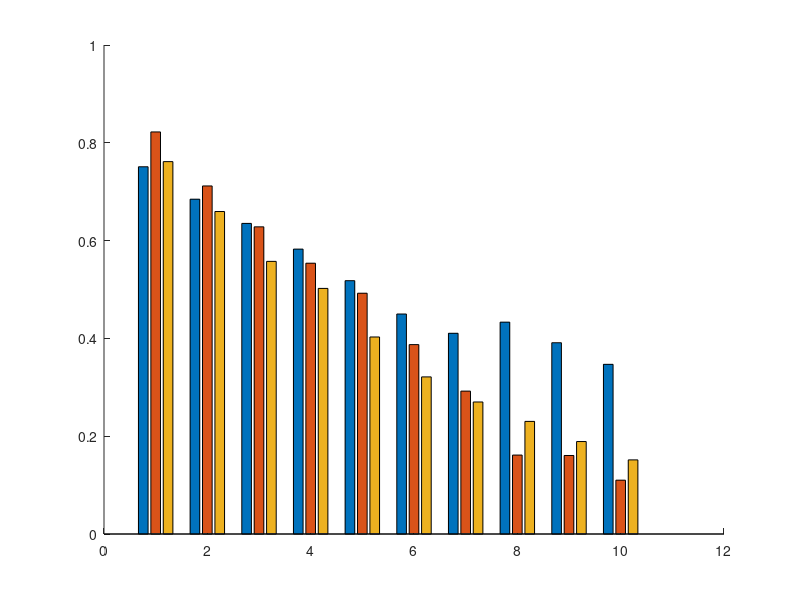

Write MATLAB code to recreate this figure. (Note: this script raises an error after producing the figure.)
%% Probability of input-induced switching from off (shrinkage) to on(growth) mode as system size changes
clear all
m_inp_vec=linspace(1,5,10); % input magnitude
t_per_vec=linspace(500,5000,10); % input period
t_dur_vec=linspace(5,50,10); % input time duration %%v4 is with linspace(1,32.5,10);

%% Variable allocation
% potentiation_mean=zeros(10,10,3);
% potentiation_all=cell(10,3);
% history_all=cell(10,3);
% t_per=1500;
% m_inp=3;
% for i1=1:length(t_dur_vec)
%     t_dur=t_dur_vec(i1);
%     tic
%     [potentiation_mean(:,i1,1),potentiation_all{i1,1},history_all{i1,1}] = Input_potentiation(t_per,t_dur,m_inp);
%     toc
%     save('Data_Fig2b.mat')
% end
% 
% t_dur=15;
% m_inp=3;
% for i2=1:length(t_per_vec)
%     t_per=t_per_vec(i2);
%     tic
%     [potentiation_mean(:,i2,2),potentiation_all{i2,2},history_all{i2,2}] = Input_potentiation(t_per,t_dur,m_inp);
%     toc
%     save('Data_Fig2b.mat')
% end
% 
% t_dur=15;
% t_per=1500;
% for i3=1:length(m_inp_vec)
%     tic
%     m_inp=m_inp_vec(i3);
%     [potentiation_mean(:,i3,3),potentiation_all{i3,3},history_all{i3,3}] = Input_potentiation(t_per,t_dur,m_inp);
%     toc
%     save('Data_Fig2b.mat')
% end
% figure
% for i=1:5
%     plot(potentiation_mean(:,i,3),'o-','LineWidth',2,'Color',colors_pla(2*i,:))
%     hold on
% end

load('Data_Fig2b.mat')
potentiation_mean(:,7:10,1)=0;
potentiation_mean(potentiation_mean==0)=NaN;
pot_per_inptype_mean=reshape(mean(potentiation_mean,2,'omitnan'),10,[]);
pot_per_inptype_var = reshape(var(potentiation_mean,0,2,'omitnan'),10,[]);
figure
hold on
hb = bar(pot_per_inptype_mean);
pause(0.1);
for ib = 1:numel(hb)
    xData = hb(ib).XData+hb(ib).XOffset;
    errorbar(xData,pot_per_inptype_mean(:,ib)',pot_per_inptype_var(:,ib)','k.','LineWidth',2)
end

function [potentiation_mean,potentiation,history] = Input_potentiation(t_per,t_dur,m_inp)
    N_realisations=100;
    N_steps=100000;
    A=[0 -1; -1 0];
    k=0.1389;
    var_name='n_0';
    var_values=linspace(2,20,10);
    modes_func = {@(x)x(1)/max(0.0001,(x(1)+x(2)))>0.75;@(x)x(2)/max(0.0001,(x(1)+x(2)))>0.75};
    mode_effect_n=[0;0];
    t_act=3;
    x_0=[0;5];

    Np=length(var_values);
    potentiation=cell(Np,1);
    history=cell(Np,1);
    potentiation_mean=zeros(Np,1);
    for param_ind=1:Np
        [rate_constants] = GenConstants_EI(k,A);
        %% The varying parameter
        eval(strcat(var_name,'=',num2str(var_values(param_ind)),';'));
        n0 = [n_0;n_0];
        %% Simulation of the birth-death process
        [~,~,~,~,~,~,inp_01,modeact_012] = Gillespie_dyn_inp_v4(n0,rate_constants,N_steps,N_realisations,modes_func,mode_effect_n,t_act,t_per,t_dur,m_inp,x_0);
        modeact_012(isnan(modeact_012))=0;
        modeact_012(modeact_012==2)=-1;
        inp_01(isnan(inp_01))=0;
        inp_01(end,:)=zeros(1,N_realisations);
        inp_end=find(diff(inp_01)==-1);
        inp_beg=find(diff(inp_01)==1);
        endcut=mod(inp_end,N_steps)+100<N_steps;% we ignore the inputs that don't have enought steps after the end
        startcut=mod(inp_beg,N_steps)-20>1;% we ignore the inputs that don't have enought steps before them
        
        inp_end=inp_end(endcut & startcut);
        inp_beg=inp_beg(endcut & startcut);
        
        potentiation_i=zeros(length(inp_end),1);
        history_i=zeros(length(inp_end),1);
        for j=1:length(inp_end)
            potentiation_i(j)=sum(modeact_012(inp_end(j):inp_end(j)+100))>20;%after the input, it should be at least 20% biased towards growth
            history_i(j)=sum(modeact_012((inp_beg(j)-20):(inp_beg(j)-1)))<-4;%before the input, it should be at least 20% biased towards shrinkage
        end
        potentiation{param_ind}=potentiation_i;
        history{param_ind}=history_i;
        potentiation_mean(param_ind)=sum(history_i & potentiation_i)/sum(history_i);
    end
end
